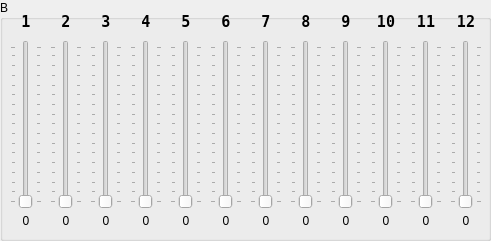
   <widget class="QGroupBox" name="groupBox_2">
    <property name="geometry">
     <rect>
      <x>10</x>
      <y>260</y>
      <width>491</width>
      <height>241</height>
     </rect>
    </property>
    <property name="title">
     <string>B</string>
    </property>
    <widget class="QSlider" name="verticalSlider_b_1">
     <property name="geometry">
      <rect>
       <x>10</x>
       <y>40</y>
       <width>32</width>
       <height>169</height>
      </rect>
     </property>
     <property name="maximum">
      <number>127</number>
     </property>
     <property name="orientation">
      <enum>Qt::Vertical</enum>
     </property>
     <property name="invertedAppearance">
      <bool>false</bool>
     </property>
     <property name="tickPosition">
      <enum>QSlider::TicksBothSides</enum>
     </property>
     <property name="tickInterval">
      <number>8</number>
     </property>
    </widget>
    <widget class="QLabel" name="label_b_1">
     <property name="geometry">
      <rect>
       <x>10</x>
       <y>10</y>
       <width>32</width>
       <height>21</height>
      </rect>
     </property>
     <property name="font">
      <font>
       <family>Terminal</family>
       <pointsize>11</pointsize>
       <weight>75</weight>
       <bold>true</bold>
      </font>
     </property>
     <property name="text">
      <string>1</string>
     </property>
     <property name="alignment">
      <set>Qt::AlignBottom|Qt::AlignHCenter</set>
     </property>
    </widget>
    <widget class="QLabel" name="label_b_value_1">
     <property name="geometry">
      <rect>
       <x>10</x>
       <y>210</y>
       <width>32</width>
       <height>21</height>
      </rect>
     </property>
     <property name="text">
      <string>0</string>
     </property>
     <property name="alignment">
      <set>Qt::AlignCenter</set>
     </property>
    </widget>
    <widget class="QLabel" name="label_b_value_2">
     <property name="geometry">
      <rect>
       <x>50</x>
       <y>210</y>
       <width>32</width>
       <height>21</height>
      </rect>
     </property>
     <property name="text">
      <string>0</string>
     </property>
     <property name="alignment">
      <set>Qt::AlignCenter</set>
     </property>
    </widget>
    <widget class="QSlider" name="verticalSlider_b_2">
     <property name="geometry">
      <rect>
       <x>50</x>
       <y>40</y>
       <width>32</width>
       <height>169</height>
      </rect>
     </property>
     <property name="maximum">
      <number>127</number>
     </property>
     <property name="orientation">
      <enum>Qt::Vertical</enum>
     </property>
     <property name="invertedAppearance">
      <bool>false</bool>
     </property>
     <property name="tickPosition">
      <enum>QSlider::TicksBothSides</enum>
     </property>
     <property name="tickInterval">
      <number>8</number>
     </property>
    </widget>
    <widget class="QLabel" name="label_b_2">
     <property name="geometry">
      <rect>
       <x>50</x>
       <y>10</y>
       <width>32</width>
       <height>21</height>
      </rect>
     </property>
     <property name="font">
      <font>
       <family>Terminal</family>
       <pointsize>11</pointsize>
       <weight>75</weight>
       <bold>true</bold>
      </font>
     </property>
     <property name="text">
      <string>2</string>
     </property>
     <property name="alignment">
      <set>Qt::AlignBottom|Qt::AlignHCenter</set>
     </property>
    </widget>
    <widget class="QLabel" name="label_b_value_3">
     <property name="geometry">
      <rect>
       <x>90</x>
       <y>210</y>
       <width>32</width>
       <height>21</height>
      </rect>
     </property>
     <property name="text">
      <string>0</string>
     </property>
     <property name="alignment">
      <set>Qt::AlignCenter</set>
     </property>
    </widget>
    <widget class="QSlider" name="verticalSlider_b_3">
     <property name="geometry">
      <rect>
       <x>90</x>
       <y>40</y>
       <width>32</width>
       <height>169</height>
      </rect>
     </property>
     <property name="maximum">
      <number>127</number>
     </property>
     <property name="orientation">
      <enum>Qt::Vertical</enum>
     </property>
     <property name="invertedAppearance">
      <bool>false</bool>
     </property>
     <property name="tickPosition">
      <enum>QSlider::TicksBothSides</enum>
     </property>
     <property name="tickInterval">
      <number>8</number>
     </property>
    </widget>
    <widget class="QLabel" name="label_b_3">
     <property name="geometry">
      <rect>
       <x>90</x>
       <y>10</y>
       <width>32</width>
       <height>21</height>
      </rect>
     </property>
     <property name="font">
      <font>
       <family>Terminal</family>
       <pointsize>11</pointsize>
       <weight>75</weight>
       <bold>true</bold>
      </font>
     </property>
     <property name="text">
      <string>3</string>
     </property>
     <property name="alignment">
      <set>Qt::AlignBottom|Qt::AlignHCenter</set>
     </property>
    </widget>
    <widget class="QLabel" name="label_b_value_4">
     <property name="geometry">
      <rect>
       <x>130</x>
       <y>210</y>
       <width>32</width>
       <height>21</height>
      </rect>
     </property>
     <property name="text">
      <string>0</string>
     </property>
     <property name="alignment">
      <set>Qt::AlignCenter</set>
     </property>
    </widget>
    <widget class="QSlider" name="verticalSlider_b_4">
     <property name="geometry">
      <rect>
       <x>130</x>
       <y>40</y>
       <width>32</width>
       <height>169</height>
      </rect>
     </property>
     <property name="maximum">
      <number>127</number>
     </property>
     <property name="orientation">
      <enum>Qt::Vertical</enum>
     </property>
     <property name="invertedAppearance">
      <bool>false</bool>
     </property>
     <property name="tickPosition">
      <enum>QSlider::TicksBothSides</enum>
     </property>
     <property name="tickInterval">
      <number>8</number>
     </property>
    </widget>
    <widget class="QLabel" name="label_b_4">
     <property name="geometry">
      <rect>
       <x>130</x>
       <y>10</y>
       <width>32</width>
       <height>21</height>
      </rect>
     </property>
     <property name="font">
      <font>
       <family>Terminal</family>
       <pointsize>11</pointsize>
       <weight>75</weight>
       <bold>true</bold>
      </font>
     </property>
     <property name="text">
      <string>4</string>
     </property>
     <property name="alignment">
      <set>Qt::AlignBottom|Qt::AlignHCenter</set>
     </property>
    </widget>
    <widget class="QLabel" name="label_b_value_5">
     <property name="geometry">
      <rect>
       <x>170</x>
       <y>210</y>
       <width>32</width>
       <height>21</height>
      </rect>
     </property>
     <property name="text">
      <string>0</string>
     </property>
     <property name="alignment">
      <set>Qt::AlignCenter</set>
     </property>
    </widget>
    <widget class="QSlider" name="verticalSlider_b_5">
     <property name="geometry">
      <rect>
       <x>170</x>
       <y>40</y>
       <width>32</width>
       <height>169</height>
      </rect>
     </property>
     <property name="maximum">
      <number>127</number>
     </property>
     <property name="orientation">
      <enum>Qt::Vertical</enum>
     </property>
     <property name="invertedAppearance">
      <bool>false</bool>
     </property>
     <property name="tickPosition">
      <enum>QSlider::TicksBothSides</enum>
     </property>
     <property name="tickInterval">
      <number>8</number>
     </property>
    </widget>
    <widget class="QLabel" name="label_b_5">
     <property name="geometry">
      <rect>
       <x>170</x>
       <y>10</y>
       <width>32</width>
       <height>21</height>
      </rect>
     </property>
     <property name="font">
      <font>
       <family>Terminal</family>
       <pointsize>11</pointsize>
       <weight>75</weight>
       <bold>true</bold>
      </font>
     </property>
     <property name="text">
      <string>5</string>
     </property>
     <property name="alignment">
      <set>Qt::AlignBottom|Qt::AlignHCenter</set>
     </property>
    </widget>
    <widget class="QLabel" name="label_b_value_6">
     <property name="geometry">
      <rect>
       <x>210</x>
       <y>210</y>
       <width>32</width>
       <height>21</height>
      </rect>
     </property>
     <property name="text">
      <string>0</string>
     </property>
     <property name="alignment">
      <set>Qt::AlignCenter</set>
     </property>
    </widget>
    <widget class="QSlider" name="verticalSlider_b_6">
     <property name="geometry">
      <rect>
       <x>210</x>
       <y>40</y>
       <width>32</width>
       <height>169</height>
      </rect>
     </property>
     <property name="maximum">
      <number>127</number>
     </property>
     <property name="orientation">
      <enum>Qt::Vertical</enum>
     </property>
     <property name="invertedAppearance">
      <bool>false</bool>
     </property>
     <property name="tickPosition">
      <enum>QSlider::TicksBothSides</enum>
     </property>
     <property name="tickInterval">
      <number>8</number>
     </property>
    </widget>
    <widget class="QLabel" name="label_b_6">
     <property name="geometry">
      <rect>
       <x>210</x>
       <y>10</y>
       <width>32</width>
       <height>21</height>
      </rect>
     </property>
     <property name="font">
      <font>
       <family>Terminal</family>
       <pointsize>11</pointsize>
       <weight>75</weight>
       <bold>true</bold>
      </font>
     </property>
     <property name="text">
      <string>6</string>
     </property>
     <property name="alignment">
      <set>Qt::AlignBottom|Qt::AlignHCenter</set>
     </property>
    </widget>
    <widget class="QLabel" name="label_b_value_7">
     <property name="geometry">
      <rect>
       <x>250</x>
       <y>210</y>
       <width>32</width>
       <height>21</height>
      </rect>
     </property>
     <property name="text">
      <string>0</string>
     </property>
     <property name="alignment">
      <set>Qt::AlignCenter</set>
     </property>
    </widget>
    <widget class="QSlider" name="verticalSlider_b_7">
     <property name="geometry">
      <rect>
       <x>250</x>
       <y>40</y>
       <width>32</width>
       <height>169</height>
      </rect>
     </property>
     <property name="maximum">
      <number>127</number>
     </property>
     <property name="orientation">
      <enum>Qt::Vertical</enum>
     </property>
     <property name="invertedAppearance">
      <bool>false</bool>
     </property>
     <property name="tickPosition">
      <enum>QSlider::TicksBothSides</enum>
     </property>
     <property name="tickInterval">
      <number>8</number>
     </property>
    </widget>
    <widget class="QLabel" name="label_b_7">
     <property name="geometry">
      <rect>
       <x>250</x>
       <y>10</y>
       <width>32</width>
       <height>21</height>
      </rect>
     </property>
     <property name="font">
      <font>
       <family>Terminal</family>
       <pointsize>11</pointsize>
       <weight>75</weight>
       <bold>true</bold>
      </font>
     </property>
     <property name="text">
      <string>7</string>
     </property>
     <property name="alignment">
      <set>Qt::AlignBottom|Qt::AlignHCenter</set>
     </property>
    </widget>
    <widget class="QLabel" name="label_b_value_8">
     <property name="geometry">
      <rect>
       <x>290</x>
       <y>210</y>
       <width>32</width>
       <height>21</height>
      </rect>
     </property>
     <property name="text">
      <string>0</string>
     </property>
     <property name="alignment">
      <set>Qt::AlignCenter</set>
     </property>
    </widget>
    <widget class="QSlider" name="verticalSlider_b_8">
     <property name="geometry">
      <rect>
       <x>290</x>
       <y>40</y>
       <width>32</width>
       <height>169</height>
      </rect>
     </property>
     <property name="maximum">
      <number>127</number>
     </property>
     <property name="orientation">
      <enum>Qt::Vertical</enum>
     </property>
     <property name="invertedAppearance">
      <bool>false</bool>
     </property>
     <property name="tickPosition">
      <enum>QSlider::TicksBothSides</enum>
     </property>
     <property name="tickInterval">
      <number>8</number>
     </property>
    </widget>
    <widget class="QLabel" name="label_b_8">
     <property name="geometry">
      <rect>
       <x>290</x>
       <y>10</y>
       <width>32</width>
       <height>21</height>
      </rect>
     </property>
     <property name="font">
      <font>
       <family>Terminal</family>
       <pointsize>11</pointsize>
       <weight>75</weight>
       <bold>true</bold>
      </font>
     </property>
     <property name="text">
      <string>8</string>
     </property>
     <property name="alignment">
      <set>Qt::AlignBottom|Qt::AlignHCenter</set>
     </property>
    </widget>
    <widget class="QLabel" name="label_b_value_9">
     <property name="geometry">
      <rect>
       <x>330</x>
       <y>210</y>
       <width>32</width>
       <height>21</height>
      </rect>
     </property>
     <property name="text">
      <string>0</string>
     </property>
     <property name="alignment">
      <set>Qt::AlignCenter</set>
     </property>
    </widget>
    <widget class="QSlider" name="verticalSlider_b_9">
     <property name="geometry">
      <rect>
       <x>330</x>
       <y>40</y>
       <width>32</width>
       <height>169</height>
      </rect>
     </property>
     <property name="maximum">
      <number>127</number>
     </property>
     <property name="orientation">
      <enum>Qt::Vertical</enum>
     </property>
     <property name="invertedAppearance">
      <bool>false</bool>
     </property>
     <property name="tickPosition">
      <enum>QSlider::TicksBothSides</enum>
     </property>
     <property name="tickInterval">
      <number>8</number>
     </property>
    </widget>
    <widget class="QLabel" name="label_b_9">
     <property name="geometry">
      <rect>
       <x>330</x>
       <y>10</y>
       <width>32</width>
       <height>21</height>
      </rect>
     </property>
     <property name="font">
      <font>
       <family>Terminal</family>
       <pointsize>11</pointsize>
       <weight>75</weight>
       <bold>true</bold>
      </font>
     </property>
     <property name="text">
      <string>9</string>
     </property>
     <property name="alignment">
      <set>Qt::AlignBottom|Qt::AlignHCenter</set>
     </property>
    </widget>
    <widget class="QLabel" name="label_b_value_10">
     <property name="geometry">
      <rect>
       <x>370</x>
       <y>210</y>
       <width>32</width>
       <height>21</height>
      </rect>
     </property>
     <property name="text">
      <string>0</string>
     </property>
     <property name="alignment">
      <set>Qt::AlignCenter</set>
     </property>
    </widget>
    <widget class="QSlider" name="verticalSlider_b_10">
     <property name="geometry">
      <rect>
       <x>370</x>
       <y>40</y>
       <width>32</width>
       <height>169</height>
      </rect>
     </property>
     <property name="maximum">
      <number>127</number>
     </property>
     <property name="orientation">
      <enum>Qt::Vertical</enum>
     </property>
     <property name="invertedAppearance">
      <bool>false</bool>
     </property>
     <property name="tickPosition">
      <enum>QSlider::TicksBothSides</enum>
     </property>
     <property name="tickInterval">
      <number>8</number>
     </property>
    </widget>
    <widget class="QLabel" name="label_b_10">
     <property name="geometry">
      <rect>
       <x>370</x>
       <y>10</y>
       <width>32</width>
       <height>21</height>
      </rect>
     </property>
     <property name="font">
      <font>
       <family>Terminal</family>
       <pointsize>11</pointsize>
       <weight>75</weight>
       <bold>true</bold>
      </font>
     </property>
     <property name="text">
      <string>10</string>
     </property>
     <property name="alignment">
      <set>Qt::AlignBottom|Qt::AlignHCenter</set>
     </property>
    </widget>
    <widget class="QLabel" name="label_b_value_11">
     <property name="geometry">
      <rect>
       <x>410</x>
       <y>210</y>
       <width>32</width>
       <height>21</height>
      </rect>
     </property>
     <property name="text">
      <string>0</string>
     </property>
     <property name="alignment">
      <set>Qt::AlignCenter</set>
     </property>
    </widget>
    <widget class="QSlider" name="verticalSlider_b_11">
     <property name="geometry">
      <rect>
       <x>410</x>
       <y>40</y>
       <width>32</width>
       <height>169</height>
      </rect>
     </property>
     <property name="maximum">
      <number>127</number>
     </property>
     <property name="orientation">
      <enum>Qt::Vertical</enum>
     </property>
     <property name="invertedAppearance">
      <bool>false</bool>
     </property>
     <property name="tickPosition">
      <enum>QSlider::TicksBothSides</enum>
     </property>
     <property name="tickInterval">
      <number>8</number>
     </property>
    </widget>
    <widget class="QLabel" name="label_b_11">
     <property name="geometry">
      <rect>
       <x>410</x>
       <y>10</y>
       <width>32</width>
       <height>21</height>
      </rect>
     </property>
     <property name="font">
      <font>
       <family>Terminal</family>
       <pointsize>11</pointsize>
       <weight>75</weight>
       <bold>true</bold>
      </font>
     </property>
     <property name="text">
      <string>11</string>
     </property>
     <property name="alignment">
      <set>Qt::AlignBottom|Qt::AlignHCenter</set>
     </property>
    </widget>
    <widget class="QLabel" name="label_b_value_12">
     <property name="geometry">
      <rect>
       <x>450</x>
       <y>210</y>
       <width>32</width>
       <height>21</height>
      </rect>
     </property>
     <property name="text">
      <string>0</string>
     </property>
     <property name="alignment">
      <set>Qt::AlignCenter</set>
     </property>
    </widget>
    <widget class="QSlider" name="verticalSlider_b_12">
     <property name="geometry">
      <rect>
       <x>450</x>
       <y>40</y>
       <width>32</width>
       <height>169</height>
      </rect>
     </property>
     <property name="maximum">
      <number>127</number>
     </property>
     <property name="orientation">
      <enum>Qt::Vertical</enum>
     </property>
     <property name="invertedAppearance">
      <bool>false</bool>
     </property>
     <property name="tickPosition">
      <enum>QSlider::TicksBothSides</enum>
     </property>
     <property name="tickInterval">
      <number>8</number>
     </property>
    </widget>
    <widget class="QLabel" name="label_b_12">
     <property name="geometry">
      <rect>
       <x>450</x>
       <y>10</y>
       <width>32</width>
       <height>21</height>
      </rect>
     </property>
     <property name="font">
      <font>
       <family>Terminal</family>
       <pointsize>11</pointsize>
       <weight>75</weight>
       <bold>true</bold>
      </font>
     </property>
     <property name="text">
      <string>12</string>
     </property>
     <property name="alignment">
      <set>Qt::AlignBottom|Qt::AlignHCenter</set>
     </property>
    </widget>
   </widget>
